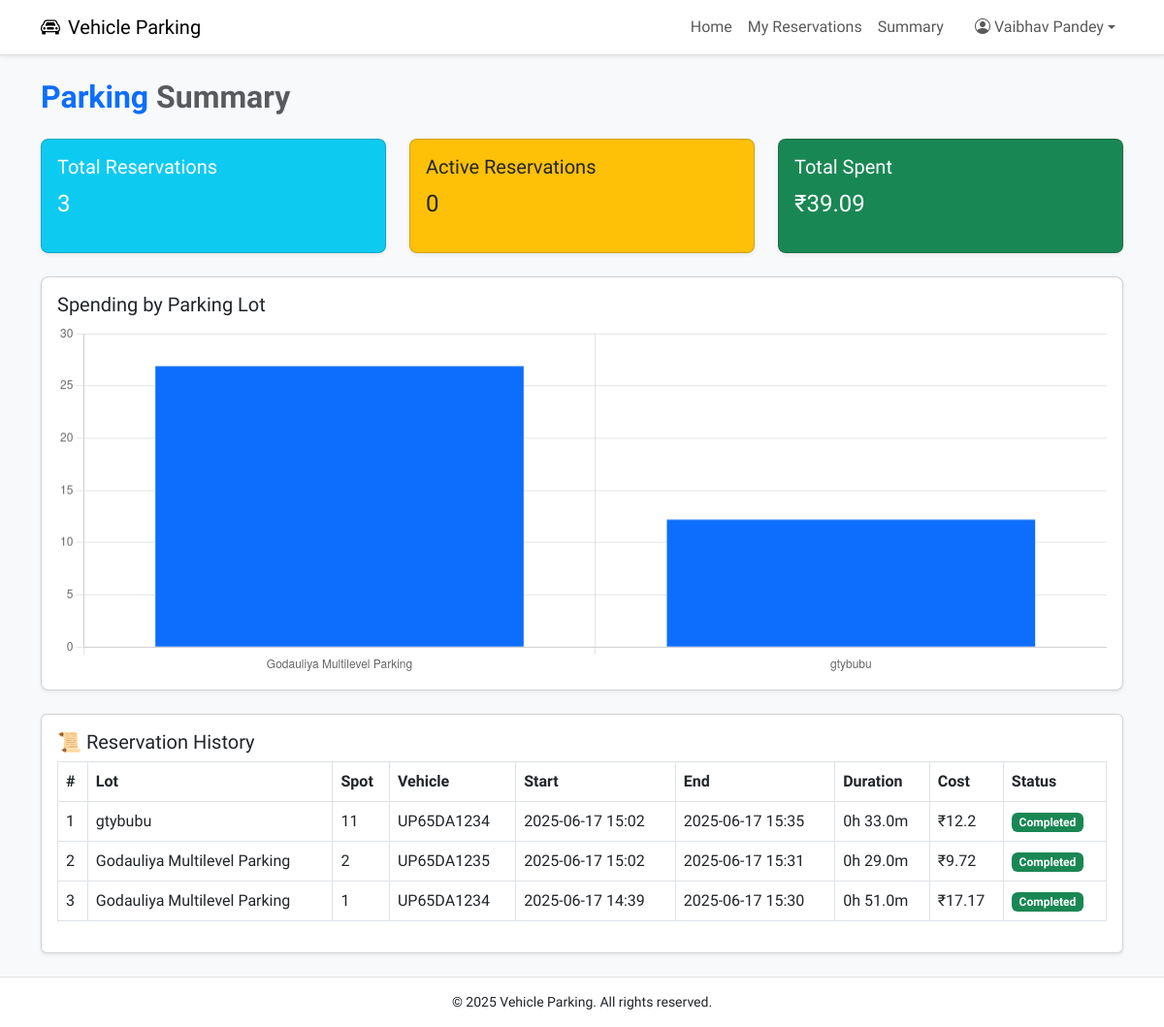
Page /user/summary (signed in) on the earlier database version.
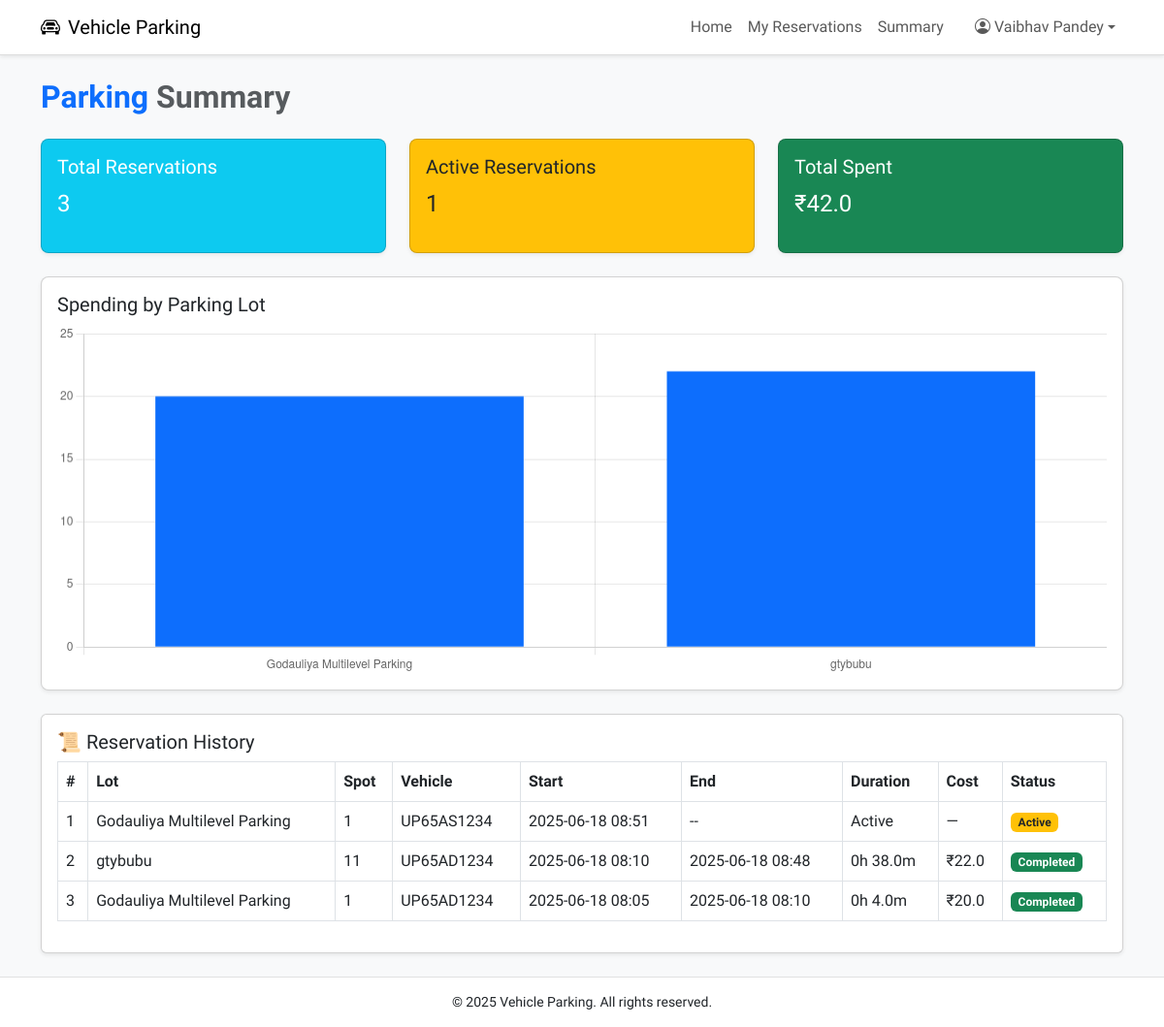
Same page on the later database version.
### models.py (models this page shows, shortened)
class Reservation(db.Model):
    __tablename__ = 'reservation'
    id = db.Column(db.Integer, primary_key=True)
    spot_id = db.Column(db.Integer, db.ForeignKey('parking_spot.id'), nullable=False)
    user_id = db.Column(db.Integer, db.ForeignKey('user.id'), nullable=False)
    vehicle_number = db.Column(db.String(20), nullable=False)
    parking_timestamp = db.Column(db.DateTime, default=datetime.utcnow)
    leaving_timestamp = db.Column(db.DateTime)
    parking_cost = db.Column(db.Float)
    is_active = db.Column(db.Boolean, default=True)

class ParkingLot(db.Model):
    __tablename__ = 'parking_lot'
    id = db.Column(db.Integer, primary_key=True)
    city_id = db.Column(db.Integer, db.ForeignKey('city.id'), nullable=False)
    prime_location_name = db.Column(db.String(100), nullable=False)
    address = db.Column(db.String(200))
    pin_code = db.Column(db.String(10))
    price_per_hour = db.Column(db.Float, nullable=False)
    max_spots = db.Column(db.Integer, nullable=False)
    created_at = db.Column(db.DateTime, default=datetime.utcnow)
    spots = db.relationship('ParkingSpot', backref='lot', cascade='all, delete-orphan', lazy=True)

class ParkingSpot(db.Model):
    __tablename__ = 'parking_spot'
    id = db.Column(db.Integer, primary_key=True)
    lot_id = db.Column(db.Integer, db.ForeignKey('parking_lot.id', ondelete='CASCADE'), nullable=False)
    status = db.Column(db.String(1), default='A')  # A = Available, O = Occupied
    created_at = db.Column(db.DateTime, default=datetime.utcnow)
    reservation = db.relationship('Reservation', backref='spot', uselist=False, cascade='all, delete-orphan')

### controllers/user.py (the view)
@user_bp.route('/summary')
@login_required
@user_required
def summary():
    reservations = (
        Reservation.query
        .filter_by(user_id=current_user.id)
        .order_by(Reservation.parking_timestamp.desc())
        .all()
    )
    total_reservations = len(reservations)
    active_reservations = sum(1 for r in reservations if r.is_active)
    total_spent = sum(r.parking_cost for r in reservations if r.leaving_timestamp and r.parking_cost)
    from sqlalchemy import func
    lot_revenue_data = (
        db.session.query(
            ParkingLot.prime_location_name,
            func.sum(Reservation.parking_cost)
        )
        .join(ParkingSpot, ParkingSpot.id == Reservation.spot_id)
        .join(ParkingLot, ParkingLot.id == ParkingSpot.lot_id)
        .filter(Reservation.user_id == current_user.id)
        .filter(Reservation.is_active == False)
        .group_by(ParkingLot.prime_location_name)
        .all()
    )
    lot_names = [lot for lot, _ in lot_revenue_data]
    lot_revenues = [round(revenue or 0, 2) for _, revenue in lot_revenue_data]
    return render_template(
        'user/summary.html',
        reservations=reservations,
        total_reservations=total_reservations,
        active_reservations=active_reservations,
        total_spent=total_spent,
        lot_names=lot_names,
        lot_revenues=lot_revenues
    )

### app.py (called while the page is built)
@login_manager.user_loader
def load_user(user_id):
    user_type = session.get('user_type')
    if user_type == 'user':
        return User.query.get(int(user_id))
    elif user_type == 'admin':
        return Admin.query.get(int(user_id))
    return None

### templates/user/summary.html (shortened to what the changed rows need)
{% extends 'base.html' %}
{% block content %}
<div class="container py-4">
    <h2 class="fw-bold mb-4 text-primary">Parking <span class="text-muted">Summary</span></h2>
    <div class="row mb-4">
        <div class="col-md-4">
            <div class="card square-card bg-warning text-dark shadow-sm">
                <div class="card-body">
                    <h5 class="card-title">Active Reservations</h5>
                    <p class="fs-4">{{ active_reservations }}</p>
                </div>
            </div>
        </div>
        <div class="col-md-4">
            <div class="card square-card bg-success text-white shadow-sm">
                <div class="card-body">
                    <h5 class="card-title">Total Spent</h5>
                    <p class="fs-4">₹{{ total_spent }}</p>
                </div>
            </div>
        </div>
    </div>
    {% if lot_names %}
    <div class="card square-card mb-4 shadow-sm">
        <div class="card-body">
            <h5 class="card-title">Spending by Parking Lot</h5>
            <canvas id="lotChart" height="100"></canvas>
        </div>
    </div>
    {% endif %}
    <div class="card shadow-sm">
        <div class="card-body">
            <table class="table table-bordered table-hover">
                <thead>
                    <tr>
                        <th>#</th>
                        <th>Lot</th>
                        <th>Spot</th>
                        <th>Vehicle</th>
                        <th>Start</th>
                        <th>End</th>
                        <th>Duration</th>
                        <th>Cost</th>
                        <th>Status</th>
                    </tr>
                </thead>
                <tbody>
                    {% for r in reservations %}
                    <tr>
                        <td>{{ loop.index }}</td>
                        <td>{{ r.spot.lot.prime_location_name }}</td>
                        <td>{{ r.spot.id }}</td>
                        <td>{{ r.vehicle_number }}</td>
                        <td>{{ r.parking_timestamp.strftime('%Y-%m-%d %H:%M') }}</td>
                        <td>
                            {% if r.leaving_timestamp %}
                                {{ r.leaving_timestamp.strftime('%Y-%m-%d %H:%M') }}
                            {% else %}
                                --
                            {% endif %}
                        </td>
                        <td>
                            {% if r.leaving_timestamp %}
                                {{ ((r.leaving_timestamp - r.parking_timestamp).total_seconds() // 3600)|int }}h
                                {{ ((r.leaving_timestamp - r.parking_timestamp).total_seconds() % 3600) // 60|int }}m
                            {% else %}
                                Active
                            {% endif %}
                        </td>
                        <td>
                            {% if r.leaving_timestamp and r.parking_cost is not none %}
                                ₹{{ r.parking_cost }}
                            {% else %}
                                —
                            {% endif %}
                        </td>
                        <td>
                            {% if r.is_active %}
                                <span class="badge bg-warning text-dark">Active</span>
                            {% else %}
                                <span class="badge bg-success">Completed</span>
                            {% endif %}
                        </td>
                    </tr>
                    {% endfor %}
                </tbody>
            </table>
        </div>
    </div>
</div>
{% if lot_names %}
<script>
    const ctx = document.getElementById('lotChart').getContext('2d');
    new Chart(ctx, {
        type: 'bar',
        data: {
            labels: {{ lot_names | tojson }},
            datasets: [{
                label: '₹ Spent',
                data: {{ lot_revenues | tojson }},
                backgroundColor: '#0d6efd'
            }]
        },
        options: {
            responsive: true,
            plugins: { legend: { display: false } },
            scales: { y: { beginAtZero: true } }
        }
    });
</script>
{% endif %}
{% endblock %}

Differences in the rows shown:
removed Reservation: spot.lot.prime_location_name "Godauliya Multilevel Parking", spot.id "1", vehicle_number "UP65DA1234", parking_timestamp "2025-06-17 14:39", leaving_timestamp "2025-06-17 15:30", leaving_timestamp+parking_timestamp "0", leaving_timestamp+parking_timestamp "51.0", parking_cost "17.17", is_active "Completed"
added Reservation: spot.lot.prime_location_name "Godauliya Multilevel Parking", spot.id "1", vehicle_number "UP65AS1234", parking_timestamp "2025-06-18 08:51", shows "Active", is_active "Active"
changed Reservation "gtybubu": vehicle_number "UP65DA1234" → "UP65AD1234"; parking_timestamp "2025-06-17 15:02" → "2025-06-18 08:10"; leaving_timestamp "2025-06-17 15:35" → "2025-06-18 08:48"; leaving_timestamp+parking_timestamp "33.0" → "38.0"; parking_cost "12.2" → "22.0"
changed Reservation (number 3 of 3 on the later page): spot.id "2" → "1"; vehicle_number "UP65DA1235" → "UP65AD1234"; parking_timestamp "2025-06-17 15:02" → "2025-06-18 08:05"; leaving_timestamp "2025-06-17 15:31" → "2025-06-18 08:10"; leaving_timestamp+parking_timestamp "29.0" → "4.0"; parking_cost "9.72" → "20.0"
Other differences:
{{ active_reservations }}: "0" → "1"
{{ total_spent }}: "39.09" → "42.0"
chart data {{ lot_revenues | tojson }}: [26.89, 12.2] → [20.0, 22.0]
